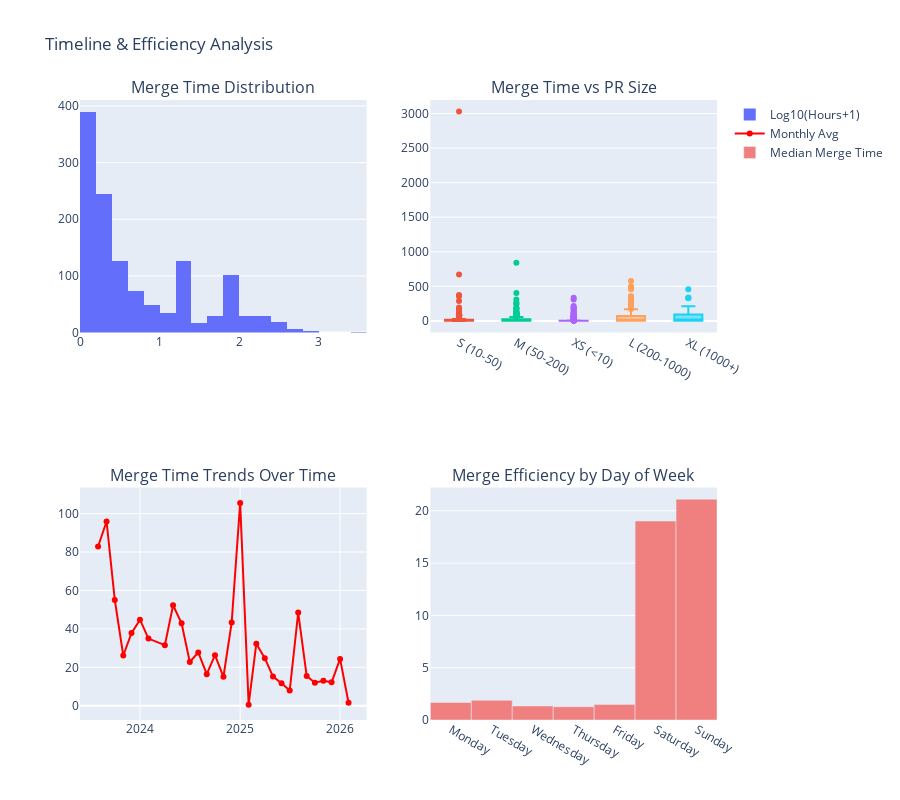

Source (notebook cell):
### Code cell
# Timeline visualization
if merged_prs is not None and not merged_prs.empty:
    fig = make_subplots(
        rows=2, cols=2,
        subplot_titles=('Merge Time Distribution', 'Merge Time vs PR Size', 
                       'Merge Time Trends Over Time', 'Merge Efficiency by Day of Week')
    )
    
    # Merge time distribution (log scale for better visualization)
    merge_times_hours = merged_prs['time_to_merge_hours']
    fig.add_trace(go.Histogram(x=np.log10(merge_times_hours + 1), 
                              name="Log10(Hours+1)", nbinsx=30),
                  row=1, col=1)
    
    # Merge time vs PR size
    for size_cat in merged_prs['pr_size_category'].dropna().unique():
        size_data = merged_prs[merged_prs['pr_size_category'] == size_cat]['time_to_merge_hours']
        fig.add_trace(go.Box(y=size_data, name=str(size_cat), showlegend=False),
                      row=1, col=2)
    
    # Merge time trends over time (monthly averages)
    monthly_merge_times = merged_prs.groupby('created_year_month')['time_to_merge_hours'].mean()
    fig.add_trace(go.Scatter(x=monthly_merge_times.index.astype(str), 
                            y=monthly_merge_times.values,
                            mode='lines+markers', name="Monthly Avg",
                            line=dict(color='red')),
                  row=2, col=1)
    
    # Merge efficiency by day of week
    weekday_merge_times = merged_prs.groupby('created_weekday')['time_to_merge_hours'].median()
    weekday_order = ['Monday', 'Tuesday', 'Wednesday', 'Thursday', 'Friday', 'Saturday', 'Sunday']
    weekday_merge_times = weekday_merge_times.reindex(weekday_order)
    
    fig.add_trace(go.Bar(x=weekday_merge_times.index, y=weekday_merge_times.values,
                        name="Median Merge Time", marker_color='lightcoral'),
                  row=2, col=2)
    
    fig.update_layout(height=800, title_text="Timeline & Efficiency Analysis")
    fig.show()
else:
    print("⚠️ Cannot create timeline visualizations - no valid merge time data.")

### Figure 1 — Plotly figure (JSON) as saved in the notebook; plotly's stock layout.template omitted (floating-point values rounded to 4 significant figures; data arrays with more than 128 entries replaced by an {"elided": "..."} marker saying what was removed)
{"data": [{"name": "Log10(Hours+1)", "nbinsx": 30, "type": "histogram", "x": {"elided": "1279 float values"}, "xaxis": "x", "yaxis": "y"}, {"name": "S (10-50)", "showlegend": false, "type": "box", "xaxis": "x2", "y": {"elided": "362 float values"}, "yaxis": "y2"}, {"name": "M (50-200)", "showlegend": false, "type": "box", "xaxis": "x2", "y": {"elided": "270 float values"}, "yaxis": "y2"}, {"name": "XS (<10)", "showlegend": false, "type": "box", "xaxis": "x2", "y": {"elided": "414 float values"}, "yaxis": "y2"}, {"name": "L (200-1000)", "showlegend": false, "type": "box", "xaxis": "x2", "y": {"elided": "196 float values"}, "yaxis": "y2"}, {"name": "XL (1000+)", "showlegend": false, "type": "box", "xaxis": "x2", "y": [5.621, 18.81, 3.857, 11.74, 1.233, 0.08889, 211.2, 42.12, 6.091, 92.43, 1.146, 0.4378, 0.2617, 326.7, 169.0, 24.56, 333.3, 2.263, 0.3111, 0.1847, 79.06, 78.68, 77.6, 69.57, 0.8383, 3.648, 192.1, 26.45, 1.178, 0.4867, 96.97, 4.476, 20.71, 119.5, 336.3, 0.7672, 455.9], "yaxis": "y2"}, {"line": {"color": "red"}, "mode": "lines+markers", "name": "Monthly Avg", "type": "scatter", "x": ["2023-08", "2023-09", "2023-10", "2023-11", "2023-12", "2024-01", "2024-02", "2024-04", "2024-05", "2024-06", "2024-07", "2024-08", "2024-09", "2024-10", "2024-11", "2024-12", "2025-01", "2025-02", "2025-03", "2025-04", "2025-05", "2025-06", "2025-07", "2025-08", "2025-09", "2025-10", "2025-11", "2025-12", "2026-01", "2026-02"], "xaxis": "x3", "y": [82.86, 95.89, 55.05, 26.16, 37.8, 44.78, 34.96, 31.5, 52.27, 42.9, 22.79, 27.74, 16.43, 26.32, 15.09, 43.26, 105.6, 0.5856, 32.33, 24.74, 15.17, 11.75, 7.917, 48.48, 15.53, 12.02, 13.04, 12.22, 24.39, 1.539], "yaxis": "y3"}, {"marker": {"color": "lightcoral"}, "name": "Median Merge Time", "type": "bar", "x": ["Monday", "Tuesday", "Wednesday", "Thursday", "Friday", "Saturday", "Sunday"], "xaxis": "x4", "y": [1.674, 1.886, 1.343, 1.269, 1.493, 19.02, 21.11], "yaxis": "y4"}], "layout": {"annotations": [{"font": {"size": 16}, "showarrow": false, "text": "Merge Time Distribution", "x": 0.225, "xanchor": "center", "xref": "paper", "y": 1, "yanchor": "bottom", "yref": "paper"}, {"font": {"size": 16}, "showarrow": false, "text": "Merge Time vs PR Size", "x": 0.775, "xanchor": "center", "xref": "paper", "y": 1, "yanchor": "bottom", "yref": "paper"}, {"font": {"size": 16}, "showarrow": false, "text": "Merge Time Trends Over Time", "x": 0.225, "xanchor": "center", "xref": "paper", "y": 0.375, "yanchor": "bottom", "yref": "paper"}, {"font": {"size": 16}, "showarrow": false, "text": "Merge Efficiency by Day of Week", "x": 0.775, "xanchor": "center", "xref": "paper", "y": 0.375, "yanchor": "bottom", "yref": "paper"}], "height": 800, "title": {"text": "Timeline & Efficiency Analysis"}, "xaxis": {"anchor": "y", "domain": [0, 0.45]}, "xaxis2": {"anchor": "y2", "domain": [0.55, 1]}, "xaxis3": {"anchor": "y3", "domain": [0, 0.45]}, "xaxis4": {"anchor": "y4", "domain": [0.55, 1]}, "yaxis": {"anchor": "x", "domain": [0.625, 1]}, "yaxis2": {"anchor": "x2", "domain": [0.625, 1]}, "yaxis3": {"anchor": "x3", "domain": [0, 0.375]}, "yaxis4": {"anchor": "x4", "domain": [0, 0.375]}}}
